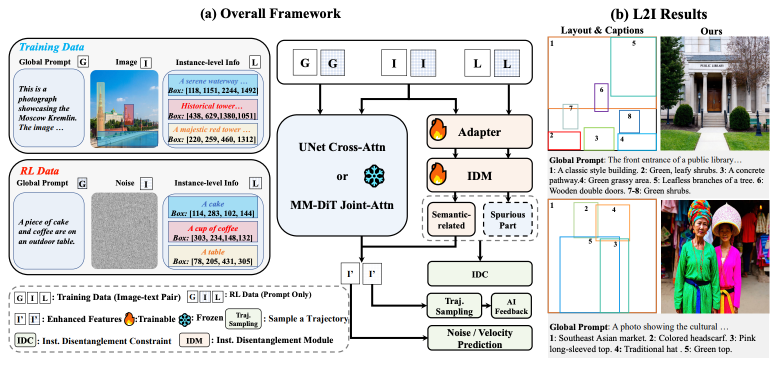
#> input picture assets/intro.png, 1550 x 730 px (shown at 1/2 size)
$ python -i bbox_visualization.py   (imports and definitions only)   (Python 2 division)   (older library calls are emulated)
#> lines starting #> are read from the running program, lines starting #| are printed output that depends on the picture
from typing import Dict
import numpy as np
from PIL import Image, ImageDraw, ImageFont
import random
def scale_boxes(boxes, width, height):
    scaled_boxes = []
    for box in boxes:
        x_min, y_min, x_max, y_max = box
        scaled_box = [x_min * width, y_min * height, x_max * width, y_max * height]
        scaled_boxes.append(scaled_box)
    return scaled_boxes

def draw_mask(mask, draw, random_color=True):
    if random_color:
        color = (
            random.randint(0, 255),
            random.randint(0, 255),
            random.randint(0, 255),
            153,
        )
    else:
        color = (30, 144, 255, 153)

    nonzero_coords = np.transpose(np.nonzero(mask))

    for coord in nonzero_coords:
        draw.point(coord[::-1], fill=color)

def bbox_visualization(image_pil: Image,
              result: Dict,
              draw_width: float = 6.0,
              return_mask=True,
              font_size=30) -> Image:
    """Plot bounding boxes and labels on an image.

    Args:
        image_pil (PIL.Image): The input image as a PIL Image object.
        result (Dict[str, Union[torch.Tensor, List[torch.Tensor]]]): The target dictionary containing
            the bounding boxes and labels. The keys are:
                - boxes (List[int]): A list of bounding boxes in shape (N, 4), [x1, y1, x2, y2] format.
                - scores (List[float]): A list of scores for each bounding box. shape (N)
                - labels (List[str]): A list of labels for each object
                - masks (List[PIL.Image]): A list of masks in the format of PIL.Image
        draw_score (bool): Draw score on the image. Defaults to False.

    Returns:
        PIL.Image: The input image with plotted bounding boxes, labels, and masks.
    """
    # Get the bounding boxes and labels from the target dictionary
    boxes = result["boxes"]
    categorys = result["labels"]
    masks = result.get("masks", [])


    color_list= [(177, 214, 144),(255, 162, 76),
                (13, 146, 244),(249, 84, 84),(54, 186, 152),
                (74, 36, 157),(0, 159, 189),
                (80, 118, 135),(188, 90, 148),(119, 205, 255)]


    np.random.seed(42)

    # Find all unique categories and build a cate2color dictionary
    cate2color = {}
    unique_categorys = sorted(set(categorys))
    for idx,cate in enumerate(unique_categorys):
        cate2color[cate] = color_list[idx%len(color_list)]

    # Load a font with the specified size
    font_size = font_size
    font = ImageFont.truetype("Rainbow-Party-2.ttf", font_size)

    # Create a PIL ImageDraw object to draw on the input image
    if isinstance(image_pil, np.ndarray):
        image_pil = Image.fromarray(image_pil)
    draw = ImageDraw.Draw(image_pil)

    # Create a new binary mask image with the same size as the input image
    mask = Image.new("L", image_pil.size, 0)
    # Create a PIL ImageDraw object to draw on the mask image
    mask_draw = ImageDraw.Draw(mask)

    # Draw boxes, labels, and masks for each box and label in the target dictionary
    for box, category in zip(boxes, categorys):
        # Extract the box coordinates
        x0, y0, x1, y1 = box

        x0, y0, x1, y1 = int(x0), int(y0), int(x1), int(y1)
        color = cate2color[category]

        # Draw the box outline on the input image
        draw.rectangle([x0, y0, x1, y1], outline=color, width=int(draw_width))

        # Draw the label and score on the input image
        text = f"{category}"

        if hasattr(font, "getbbox"):
            bbox = draw.textbbox((x0, y0), text, font)
        else:
            w, h = draw.textsize(text, font)
            bbox = (x0, y0, w + x0, y0 + h)
        draw.rectangle(bbox, fill=color)
        draw.text((x0, y0), text, fill="white",font=font)

    # Draw the mask on the input image if masks are provided
    if len(masks) > 0 and return_mask:
        size = image_pil.size
        mask_image = Image.new("RGBA", size, color=(0, 0, 0, 0))
        mask_draw = ImageDraw.Draw(mask_image)
        for mask in masks:
            mask = np.array(mask)[:, :, -1]
            draw_mask(mask, mask_draw)

        image_pil = Image.alpha_composite(image_pil.convert("RGBA"), mask_image).convert("RGB")
    return image_pil


>>> import cv2
>>> picture = cv2.imread('../assets/intro.png', cv2.IMREAD_GRAYSCALE)
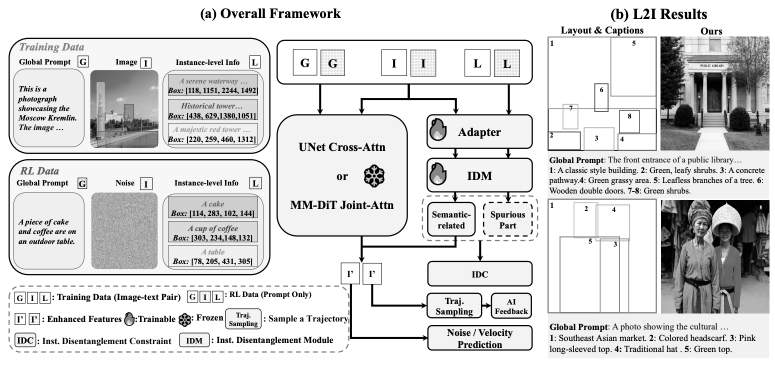
#> picture: shape (730, 1550) (shown at 1/2 size); min 0, max 255, mean 215.1
>>> result = bbox_visualization(picture, 'out.png')
#> (the run stopped early here; a loop or call above may not have finished)
